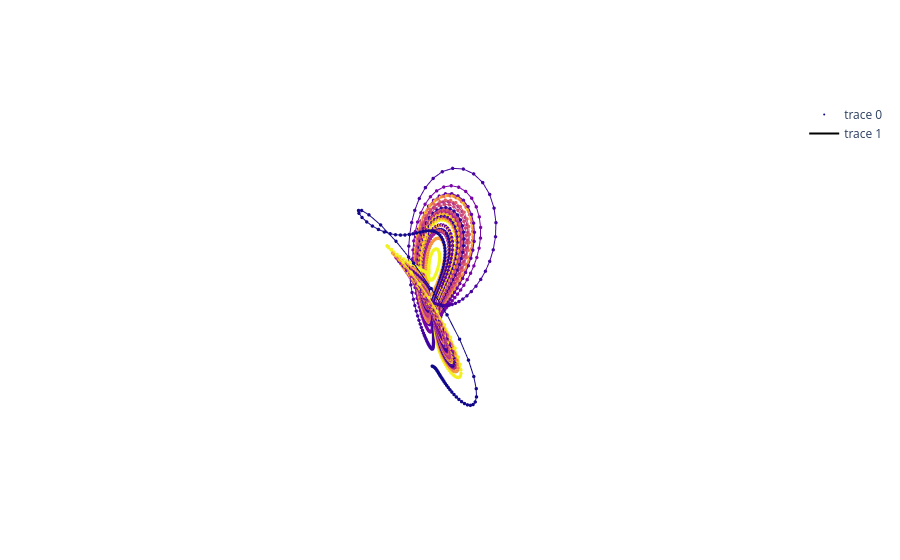

The notebook cell this image was saved under:
### Markdown cell above
# Lorenz: 0.906, 0, -14.573

### Code cell
dt = 0.01
states_np = run_map(tf.constant([1.0, 0.0, 0.0]), lorenz_map, steps=5000, step_size=dt)
plot_attractors(states_np)

### Figure 1 — Plotly figure (JSON) as saved in the notebook; plotly's stock layout.template omitted (floating-point values rounded to 4 significant figures; data arrays with more than 128 entries replaced by an {"elided": "..."} marker saying what was removed)
{"data": [{"marker": {"color": {"elided": "5000 int values"}, "colorscale": [[0, "#0d0887"], [0.1111, "#46039f"], [0.2222, "#7201a8"], [0.3333, "#9c179e"], [0.4444, "#bd3786"], [0.5556, "#d8576b"], [0.6667, "#ed7953"], [0.7778, "#fb9f3a"], [0.8889, "#fdca26"], [1, "#f0f921"]], "opacity": 1, "size": 2}, "mode": "markers", "type": "scatter3d", "x": {"elided": "5000 float values"}, "y": {"elided": "5000 float values"}, "z": {"elided": "5000 float values"}}, {"line": {"color": {"elided": "5000 int values"}, "colorscale": [[0, "#0d0887"], [0.1111, "#46039f"], [0.2222, "#7201a8"], [0.3333, "#9c179e"], [0.4444, "#bd3786"], [0.5556, "#d8576b"], [0.6667, "#ed7953"], [0.7778, "#fb9f3a"], [0.8889, "#fdca26"], [1, "#f0f921"]]}, "mode": "lines", "type": "scatter3d", "x": {"elided": "5000 float values"}, "y": {"elided": "5000 float values"}, "z": {"elided": "5000 float values"}}], "layout": {"scene": {"xaxis": {"visible": false}, "yaxis": {"visible": false}, "zaxis": {"visible": false}}}}
